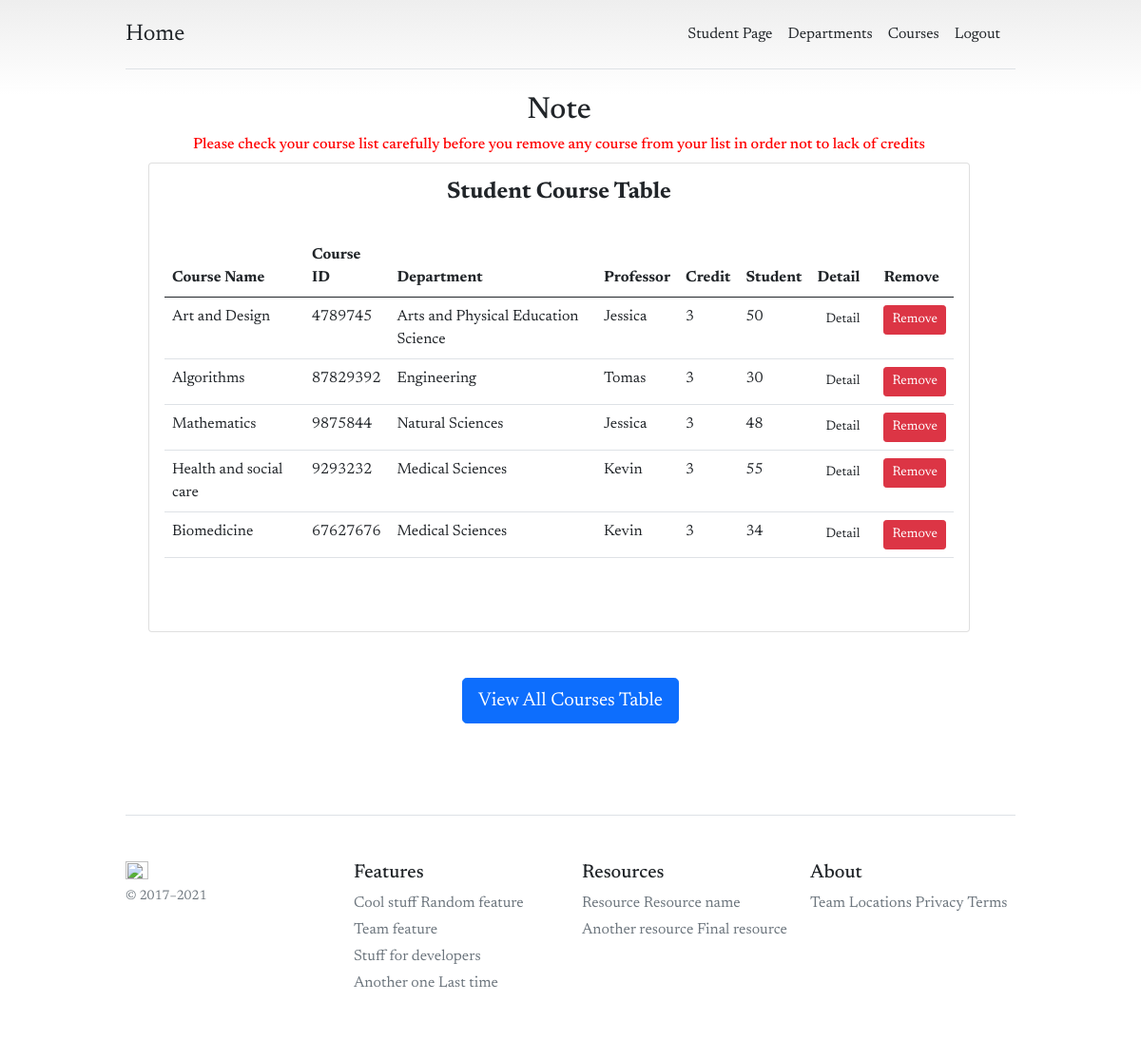
The app's page /classes/enrolledCourseModel/ (signed in) with its own data.
### classes/models.py (models this page shows, shortened)
class ClassStudentModel(models.Model):
    student     = models.ForeignKey(Account, on_delete=models.CASCADE)
    couese      = models.ForeignKey(CourseModel, related_name='ClassStudentModel', on_delete=models.CASCADE)

### courses/models.py (models this page shows, shortened)
class CourseModel(models.Model):
    course_name     = models.CharField(max_length=255, unique=True)
    course_num      = models.CharField(max_length=15, unique=True)
    professor       = models.ForeignKey(Account, on_delete=models.CASCADE)
    department      = models.ForeignKey(Department, on_delete=models.CASCADE)
    description     = models.TextField(max_length=1000, blank=True)
    credit          = models.IntegerField()
    place           = models.IntegerField()
    enrolled        = models.BooleanField(default=False)
    created_at      = models.DateTimeField(auto_now_add=True)

### departments/models.py (models this page shows, shortened)
class Department(models.Model):
    department_name     = models.CharField(max_length=255, unique=True)
    slug                = models.SlugField(max_length=100, unique=True)
    def __str__(self):
        return self.department_name

### accounts/models.py (models this page shows, shortened)
class Account(AbstractBaseUser):
    account_id      = models.PositiveIntegerField(primary_key=True, validators=[MaxValueValidator(9999999999)])
    first_name      = models.CharField(max_length=50)
    last_name       = models.CharField(max_length=50)
    username        = models.CharField(max_length=50, unique=True)
    email           = models.EmailField(max_length=100, unique=True)
    phone_number    = models.CharField(max_length=50)
    date_joined     = models.DateTimeField(auto_now_add=True)
    last_login      = models.DateTimeField(auto_now_add=True)
    is_admin        = models.BooleanField(default=False)
    is_staff        = models.BooleanField(default=False)
    is_active       = models.BooleanField(default=True)
    is_superuser    = models.BooleanField(default=False)
    is_professor    = models.BooleanField(default=False)
    USERNAME_FIELD  = 'email'
    REQUIRED_FIELDS = ['account_id', 'username', 'first_name', 'last_name']
    objects = AccountManager()

### classes/views.py (the view)
# urls.py: path('enrolledCourseModel/', views.EnrolledCourseModel, name='enrolledCourseModel'),
@login_required(login_url='accountLogin')
def EnrolledCourseModel(request):
    if request.user.is_professor:
        return redirect('professorPage')
    course = ClassStudentModel.objects.filter(student=request.user)
    context = {
        'courses' : course
    }
    return render(request, 'classes/test/enrolledCourses.html', context)

### templates/classes/test/enrolledCourses.html (shortened to what this page needs)
{% extends "base/base.html" %}
{% block content %}
    <div class="page-content page-container" id="page-content">
        <div class="padding">
            <div class="row container d-flex justify-content-center">
                <div class="note" style="text-align: center;">
                    <h2>Note</h2>
                    <h6 style="color: red;">Please check your course list carefully before you remove any course from your list in order not to lack of credits  </h6>
                </div>
                <div class="col-lg-12 grid-margin stretch-card">
                    <div class="card">
                        <div class="card-body">
                           <div class="head" style="text-align: center;">
                            <h4>Student Course Table</h4>
                            <br>
                        </div>
                            <div class="table-wrapper-scroll-y my-custom-scrollbar">
                                <table id="htmltable" class="table">
                                    <thead>
                                        <tr>
                                            <th>Course Name</th>
                                            <th >Course ID</th>
                                            <th>Department</th>
                                            <th>Professor</th>
                                            <th>Credit</th>
                                            <th>Student</th>
                                            <th>Detail</th>
                                            <th>Remove</th>
                                        </tr>
                                    </thead>
                                    <tbody>
                                        {% for course in courses %}
                                        <tr>
                                            <td>{{course.couese.course_name}}</td>
                                            <td>{{course.couese.course_num}}</td>
                                            <td>{{course.couese.department}}</td>
                                            <td>{{course.couese.professor.first_name}} {{course.professor.last_name}}</td>
                                            <td>{{course.couese.credit}}</td>
                                            <td>{{course.couese.place}}</td>
                                            <td>
                                                <a href="{% url 'courseModelDetail' course.id %}" class="btn btn-prmary btn-sm">Detail</a>
                                            </td>
                                            <td>
                                                <form action="{% url 'deleteCourseModel' course.id %}" method="POST">
                                                    <button type="submit" class="btn btn-danger btn-sm">Remove</button>
                                                </form>
                                            </td>
                                        </tr>
                                        {% endfor %}
                                    </tbody>
                                </table>
                            </div>
                        </div>
                    </div>
                </div>
            </div>
            <br>
                <br>
                <div class="button" style="text-align: center;">
                    <a href="{% url 'getCourseModel' %}" class="btn btn-primary btn-lg">View All Courses Table</a>
                </div>
                <br>
                <br>
        </div>
    </div>
{% endblock %}

### templates/base/base.html (style rules this page uses)
body { background-color:rgb((255, 255, 255), 255, 255)!important; font-family: 'Newsreader'; }
.card h4 { font-weight: 700; }
body { background-image: linear-gradient(180deg, #eee, #fff 100px, #fff); }
.container { max-width: 960px; }

### templates/classes/test/enrolledCourses.html (style rules this page uses)
.my-custom-scrollbar { position: relative; height: 400px; overflow: auto; }
.table-wrapper-scroll-y { display: block; }

### records on screen
ClassStudentModel: couese.course_name "Art and Design", couese.course_num "4789745", couese.department "Arts and Physical Education Science", couese.professor.first_name "Jessica", couese.credit "3", couese.place "50"
ClassStudentModel: couese.course_name "Algorithms", couese.course_num "87829392", couese.department "Engineering", couese.professor.first_name "Tomas", couese.credit "3", couese.place "30"
ClassStudentModel: couese.course_name "Mathematics", couese.course_num "9875844", couese.department "Natural Sciences", couese.professor.first_name "Jessica", couese.credit "3", couese.place "48"
ClassStudentModel: couese.course_name "Health and social care", couese.course_num "9293232", couese.department "Medical Sciences", couese.professor.first_name "Kevin", couese.credit "3", couese.place "55"
ClassStudentModel: couese.course_name "Biomedicine", couese.course_num "67627676", couese.department "Medical Sciences", couese.professor.first_name "Kevin", couese.credit "3", couese.place "34"
